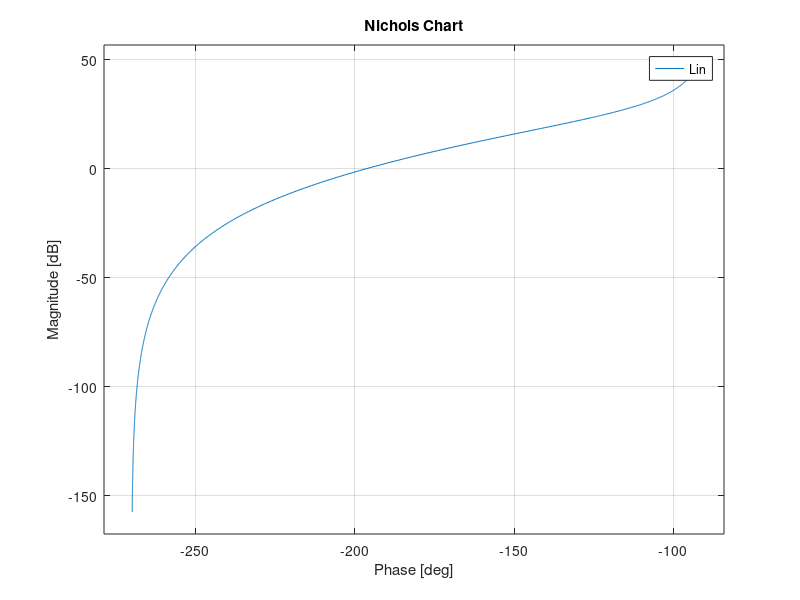

MATLAB code to generate this figure: (Note: this script raises an error after producing the figure.)
s=tf('s');
Gp=25/(s^3+3.3*s^2+2*s);
Ga=0.095;
Da0=5.5*10^-3;
ap=2*10^-2;
as=10^-1;
wp=0.02;
ws=40;
Gs=1;
Kd=1;

pole(Gp);
Kp=25/2;
Gf=1/(Kd*Gs);

R0=1;


Kc1=abs(Kd^2*R0/(Kp*Ga*1.5*10^-1));
Kc2=abs(Da0/(Gs*Gf*Ga*1.5*10^-2));

MSLF=5*10^-4/ap;
MSLFdb=20*log10(MSLF);
wl=wp*10^(-MSLFdb/40);

MTHF=5*10^-4*Gs/as;
MTHFdb=20*log10(MTHF);
wh=ws*10^(MTHFdb/40)/2;

tr=3;
ts=12;
alpha=0.05;

smorz=abs(log(0.1)/(sqrt(pi^2+(log(0.1)^2))));
Sp=2*smorz*sqrt(2+4*smorz^2+2*sqrt(1+8*smorz^2))/(sqrt(1+8*smorz^2)+4*smorz^2-1);
Tp=1/(2*smorz*sqrt(1-smorz^2));
wtr=(pi-acos(smorz))*sqrt(sqrt(1+4*smorz^4)-2*smorz^2)/(tr*sqrt(1-smorz^2));
wts=-log(alpha)*sqrt(sqrt(1+4*smorz^4)-2*smorz^2)/(ts*smorz);

Kc=5.65;
Gc=Kc;

Lin=minreal(zpk(Gc*Ga*Gp*Gs*Gf));
% 
% figure(1)
% bode(Lin)
% hold on
% 
% [num,den] = tfdata(Lin,'v');
% figure(2)
% nyquist1(num,den)
% hold on

figure(1)
nichols(Lin)
hold on

figure(1)
myngridst(Tp,Sp)
hold on

wcdes=1;
wnormd=1.3;
zd=wcdes/wnormd;
md=16;
Rd=(1+s/zd)/(1+s/(md*zd));

Gc=Gc*Rd;

Lin=minreal(zpk(Gc*Ga*Gp*Gs*Gf));
figure(1)
nichols(Lin)
hold on

wnormi=100;
pi=wcdes/wnormi;
mi=10^(16/20);
Ri=(1+s/(mi*pi))/(1+s/(pi));

Gc=Gc*Ri;

Lfin=minreal(zpk(Gc*Ga*Gp*Gs*Gf));
figure(1)
nichols(Lfin)
hold on


time=[0:tr/100:20];
T=Lfin/(1+Lfin);

figure(2)
step(T/(Gf*Gs),time)
hold on


MTHFdb;
[mgt,pht]=bode(T,40);
20*log10(mgt);

S=1/(Lfin+1);

MSLFdb;
[mgs,phs]=bode(S,0.02);
20*log10(mgs);

0.1/wcdes;